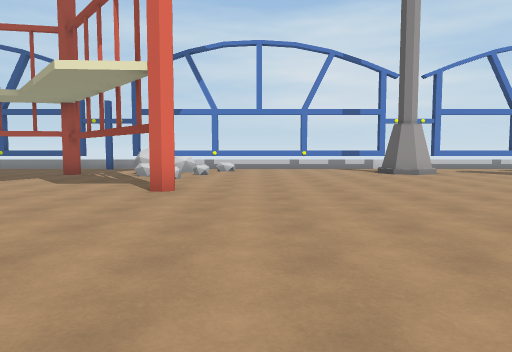
[1] (above)

24 first-person views from a walk through a scene from a Unity 3-D project. The camera is 1.4 m above the floor, tilts 4° down and sees 70° across. The floor is counted in squares, 2 m on a side. Each view is taken from the middle of a square. On the plan, view 1 faces up. The plan holds only what a view shows up to about 11 squares ahead; the rest is blank. The place goes on beyond the plan. The player is left out.

[2]
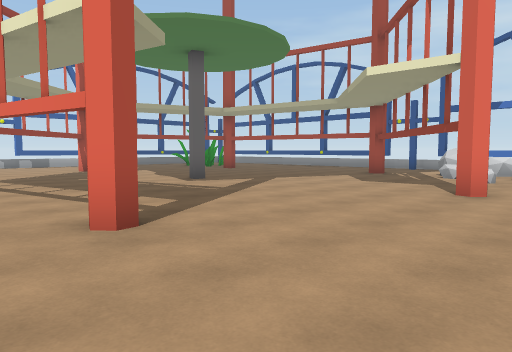

[3]
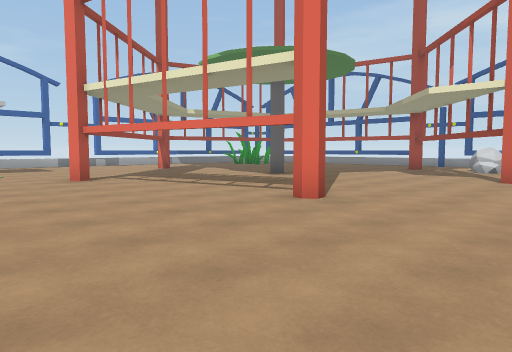

[4]
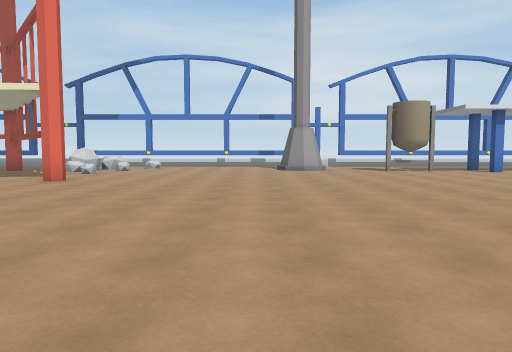

[5]
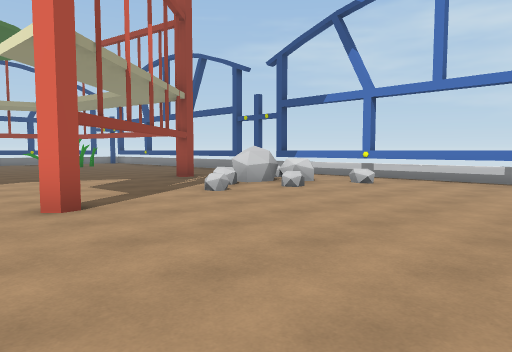

[6]
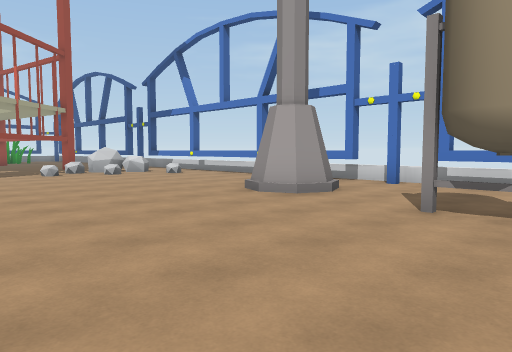

[7]
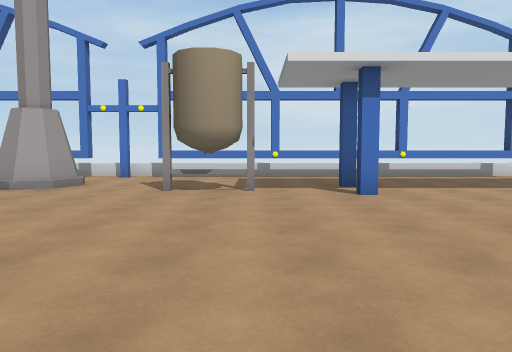

[8]
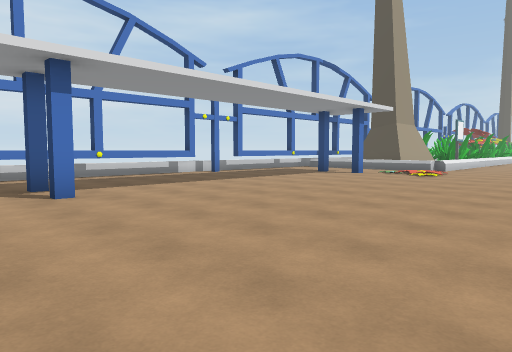

[9]
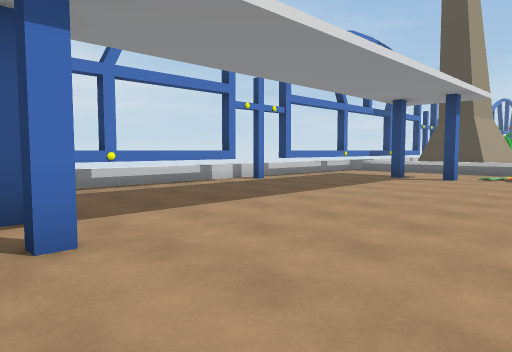

[10]
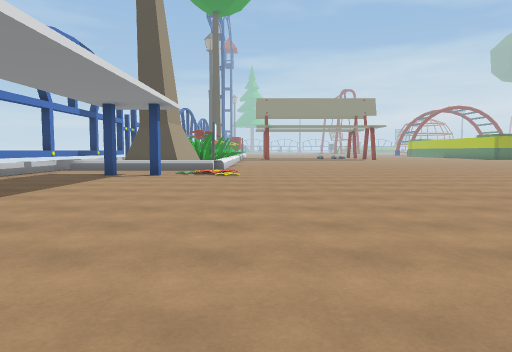

[11]
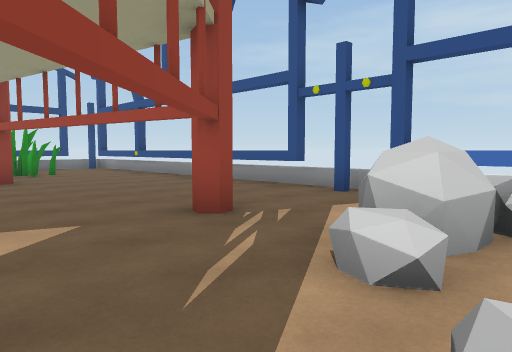

[12]
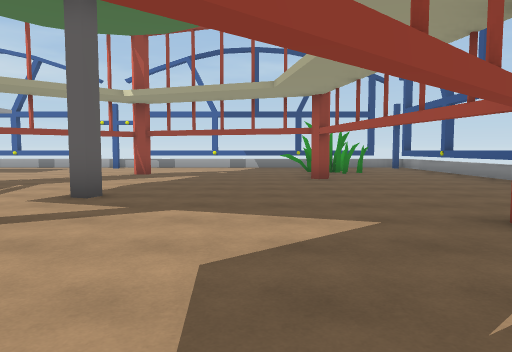

[13]
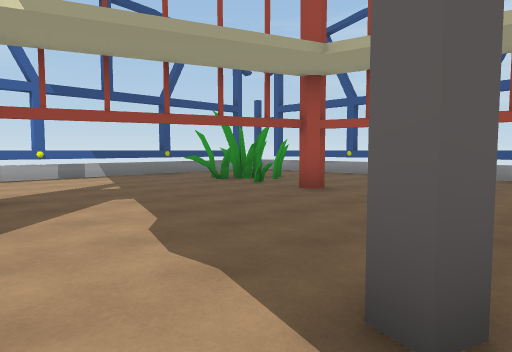

[14]
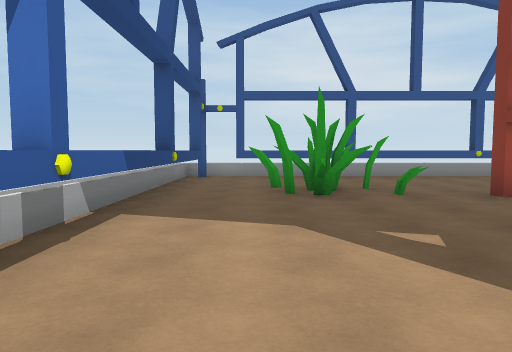

[15]
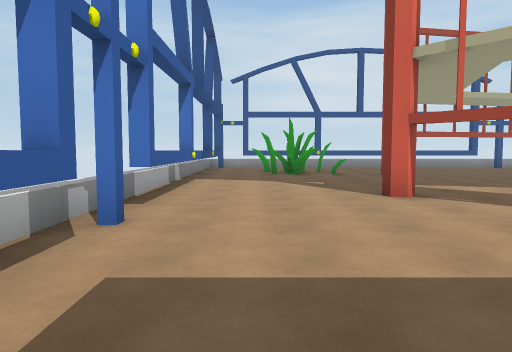

[16]
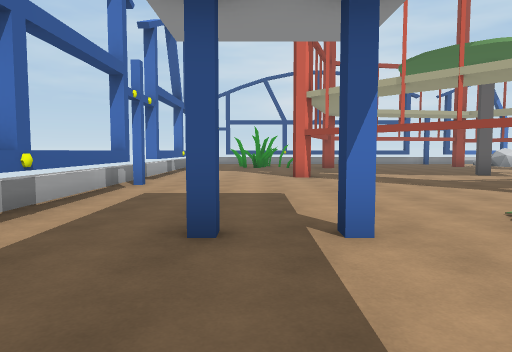

[17]
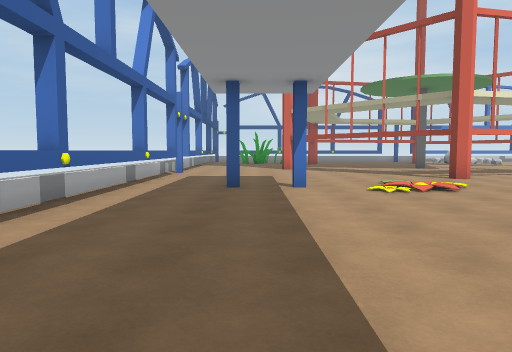

[18]
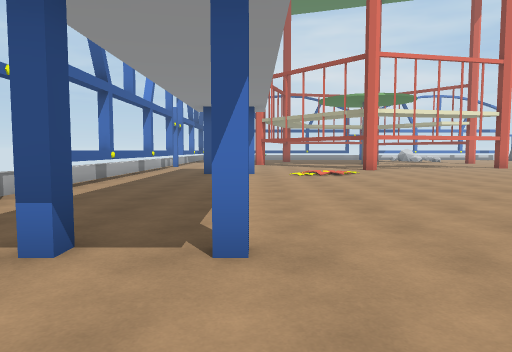

[19]
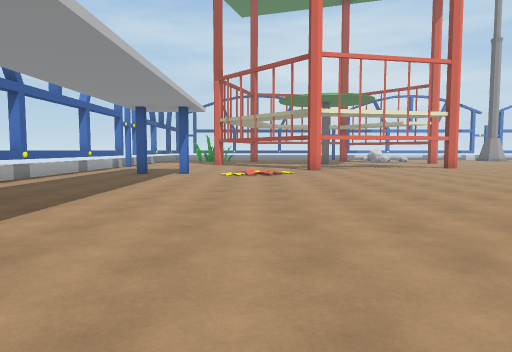

[20]
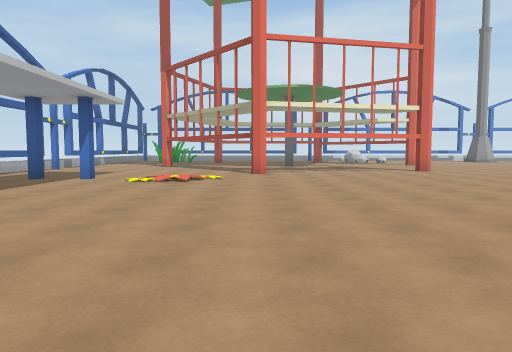

[21]
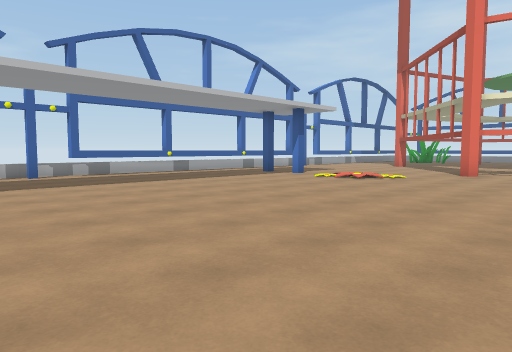

[22]
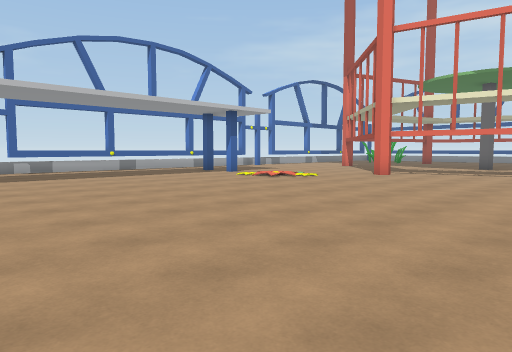

[23]
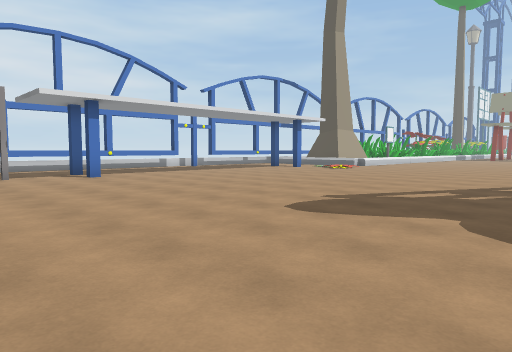

[24]
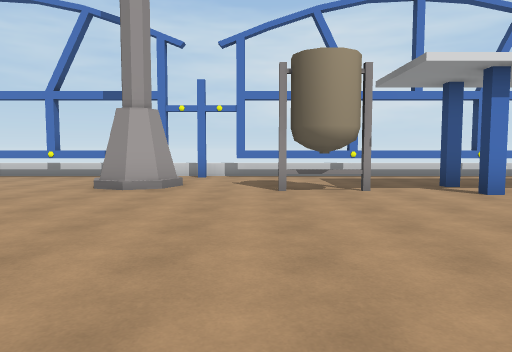

### Floor plan
Key: @ floor where view 1 was taken; # wall or solid block; . main floor; : floor 0.5 m higher than the main floor; / step, stairs or slope; ^ raised ledge; B bin; O other object.
Columns run from 17 left of view 1 to 20 right of it. Each row starts with its distance up from view 1.
 14 OOO^^^^^^^^^^^^^^^^^^^^^^^^^^^^^^^^^^^
 13 O.................... ................
 12 ^.............OO..... #...............
 11 ^.OOO.......#.O......##.....#.......#.
 10 ^..OO.#.......O..........BB...........
  9 ^..O...........:...................../
  8 ^..................................../
  7 ^^....................................
  6 ^..............#......................
  5 ^...#.....#...........................
  4 ^.....................................
  3 ^.....................................
  2 ^.....................................
  1 ^.............#........ ......... ....
  0 ^.......#........@..... ....        ..
 -1 ^...../........... ...
 -2 ^.#.#.//..........  .
 -3 ^...../...........
 -4 ^^............
 -5 ^............
 -6 ^............
 -7 ^.............
 -8 ^.............
 -9 ^.............
-10   ..#.........
-11   .#........
-12    .....
-13     . .

Where each view was taken, in squares from view 1:
view 1: 0 up, 0 right, facing up
view 2: 0 up, 0 right, facing up-left
view 3: 3 down, 0 right, facing up-left
view 4: 2 down, 3 right, facing up
view 5: 5 up, 3 right, facing up-left
view 6: 6 up, 9 right, facing up-left
view 7: 4 up, 9 right, facing up
view 8: 4 up, 9 right, facing up-right
view 9: 7 up, 10 right, facing up-right
view 10: 7 up, 9 right, facing right
view 11: 8 up, 2 left, facing up-left
view 12: 8 up, 2 left, facing left
view 13: 4 up, 7 left, facing up-left
view 14: 4 up, 15 left, facing up
view 15: 1 down, 15 left, facing up
view 16: 5 down, 14 left, facing up
view 17: 9 down, 14 left, facing up
view 18: 13 down, 13 left, facing up
view 19: 13 down, 11 left, facing up
view 20: 11 down, 9 left, facing up
view 21: 11 down, 6 left, facing up-left
view 22: 10 down, 4 left, facing up-left
view 23: 0 up, 7 right, facing up-right
view 24: 4 up, 7 right, facing up
